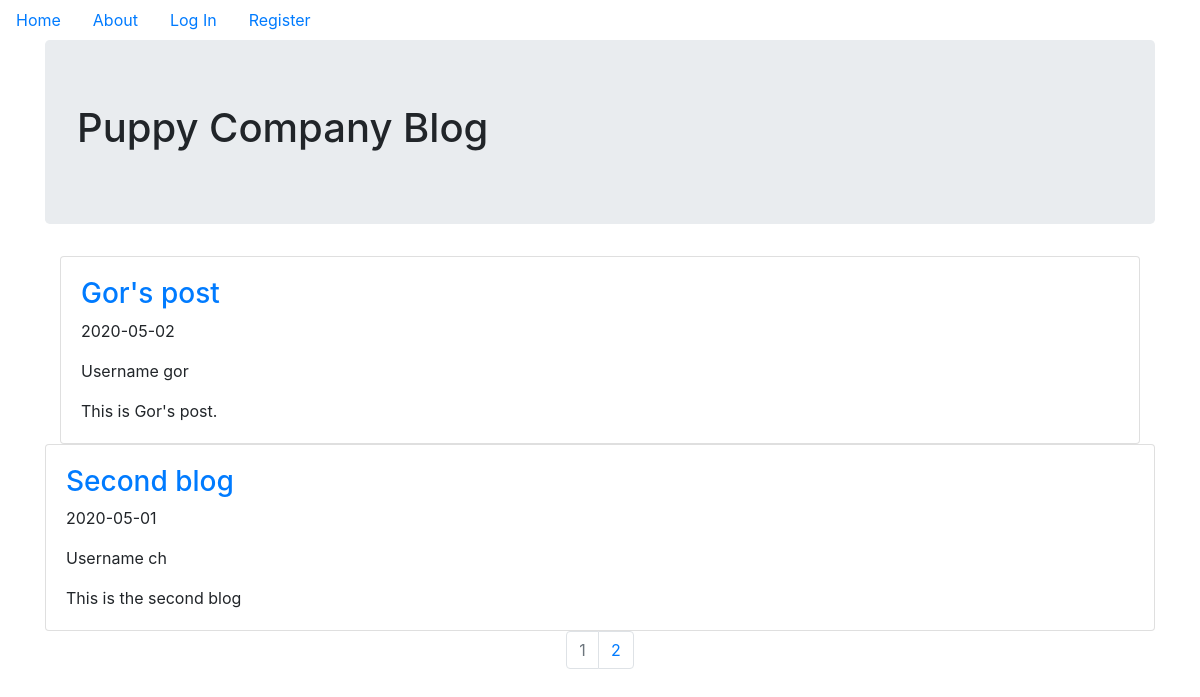
Before: / with the older database file.
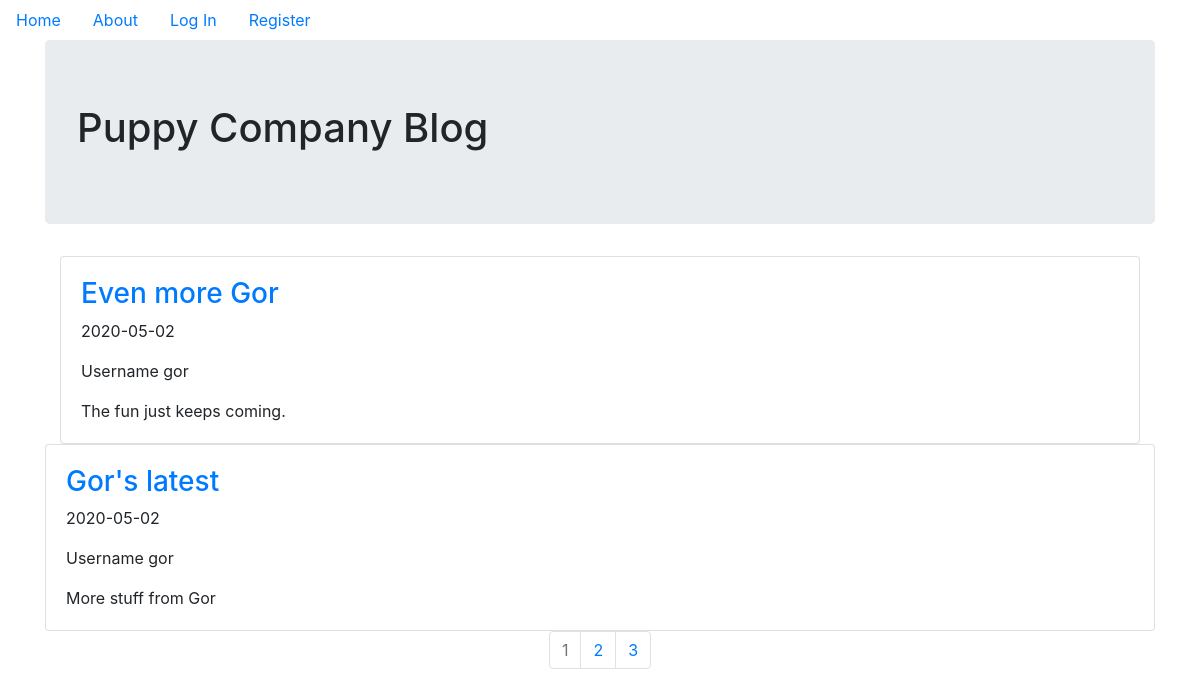
After: the same page with the newer database file.
### puppycompanyblog/models.py (models this page shows, shortened)
class BlogPost(db.Model, UserMixin):
    id = db.Column(db.Integer, primary_key=True)
    users = db.relationship(User)
    user_id = db.Column(db.Integer, db.ForeignKey('users.id'), nullable=False)
    date = db.Column(db.DateTime, nullable=False, default=datetime.utcnow)
    title = db.Column(db.String(140), nullable=False)
    text = db.Column(db.Text, nullable=False)

class User(db.Model, UserMixin):
    __tablename__ = 'users'
    id = db.Column(db.Integer, primary_key=True)
    profile_image = db.Column(db.String(64),nullable = False, default = 'default_profile.png')
    email = db.Column(db.String(64), unique = True, index = True)
    username = db.Column(db.String(64), unique = True, index = True)
    password_hash = db.Column(db.String(128))
    posts = db.relationship('BlogPost', backref='author', lazy=True)
    def __repr__(self):
        return f"Username {self.username}"

### puppycompanyblog/core/views.py (the view)
@core.route('/')
def index():
    page = request.args.get('page', 1, type=int)
    blog_posts = BlogPost.query.order_by(BlogPost.date.desc()).paginate(page=page,per_page=2)
    return render_template('index.html', blog_posts=blog_posts)

### puppycompanyblog/templates/index.html
{% extends "base.html" %}
{% block content %}
<div class="jumbotron">
  <h1>Puppy Company Blog</h1>
</div>
<div class="container">
  {% for post in blog_posts.items %}
  <div class="card">
    <div class="card-body">
      <h3> <a class="card-title" href="{{ url_for('blog_posts.blog_post', blog_post_id=post.id) }}"> {{post.title}}</a></h3>
      <p class="card-text">{{post.date.strftime('%Y-%m-%d')}}</p>
      <p class="card-text">{{post.author}}</p>
      <p class="card-text">{{post.text}}</p>
    </div>
  </div>
</div>
{% endfor %}
  <nav aria-label='Page Navigation example'>
    <ul class="pagination justify-content-center">
      {% for page_num in blog_posts.iter_pages(left_edge=1,right_edge=1,left_current=1,right_current=2)  %}
      {% if blog_posts.page == page_num %}
      <li class='page-item disabled'>
        <a class="page-link" href="{{url_for('core.index',page=page_num)}}">{{ page_num }}</a>
      </li>
      {% else %}
      <li class='page-item'>
        <a class="page-link" href="{{url_for('core.index',page=page_num)}}">{{ page_num }}</a>
      </li>
      {% endif %}
      {% endfor %}
    </ul>
  </nav>
{% endblock %}

### puppycompanyblog/templates/base.html (shortened to what this page needs)
<!DOCTYPE html>
<html lang="en" dir="ltr">
<head>
  <link rel="stylesheet" href="https://maxcdn.bootstrapcdn.com/bootstrap/4.0.0/css/bootstrap.min.css">
</head>
<body>
  <ul class='nav'>
    <li class='nav-link'>
      <a href="{{ url_for('core.index') }}">Home</a>
    </li>
    <li class='nav-link'>
      <a href="{{ url_for('core.info')}}">About</a>
    </li>
    {% if current_user.is_authenticated %}
    <li class='nav-link'>
      <a href="{{ url_for('users.logout') }}">Log Out</a>
    </li>
    <li class='nav-link'>
      <a href="{{ url_for('users.account') }}">Account</a>
    </li>
    <li class='nav-link'>
      <a href="{{ url_for('blog_posts.create_post') }}">Create Post</a>
    </li>
    {% else %}
    <li class='nav-link'>
      <a href="{{ url_for('users.login') }}">Log In</a>
    </li>
    <li class='nav-link'>
      <a href="{{ url_for('users.register') }}">Register</a>
    </li>
    {% endif %}
  </ul>
  <div class="container">
    {% block content %}
    {% endblock %}
</body>
</html>

Changed rows visible on the page:
no longer on this page (row unchanged): BlogPost: title "Gor's post", date "2020-05-02", author "Username gor", text "This is Gor's post."
no longer on this page (row unchanged): BlogPost: title "Second blog", date "2020-05-01", author "Username ch", text "This is the second blog"
added BlogPost: title "Even more Gor", date "2020-05-02", author "Username gor", text "The fun just keeps coming."
added BlogPost: title "Gor's latest", date "2020-05-02", author "Username gor", text "More stuff from Gor"
Other visible differences:
new list line: "3"
